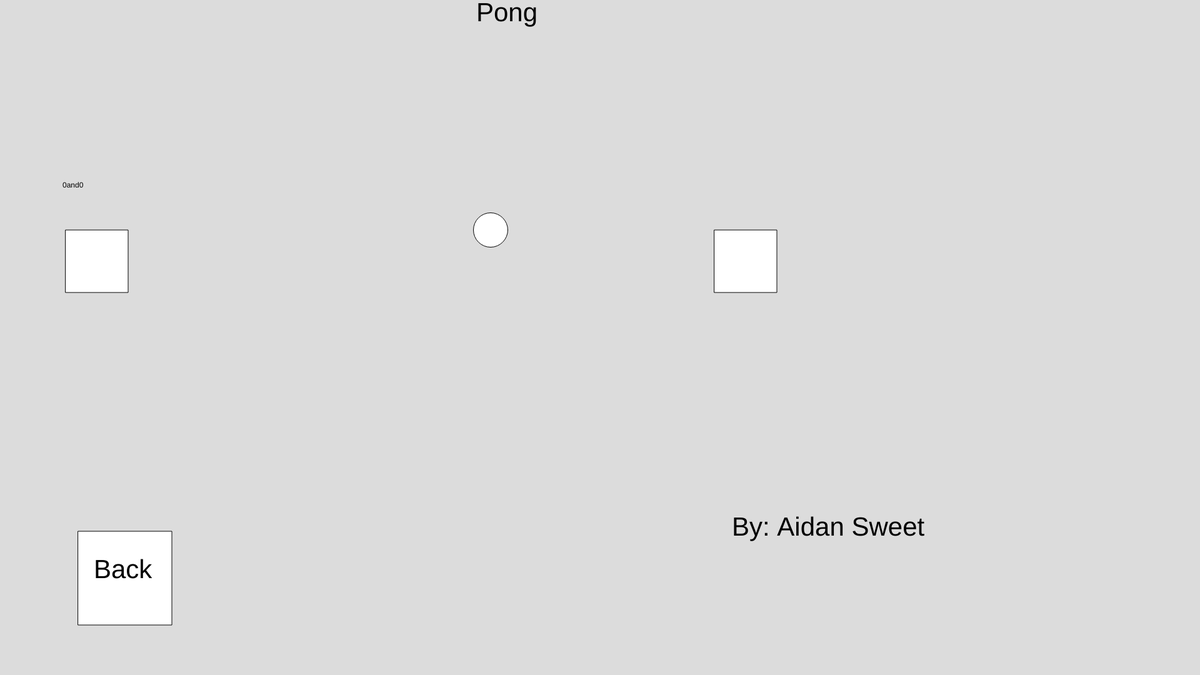
Frame 1 (no input)
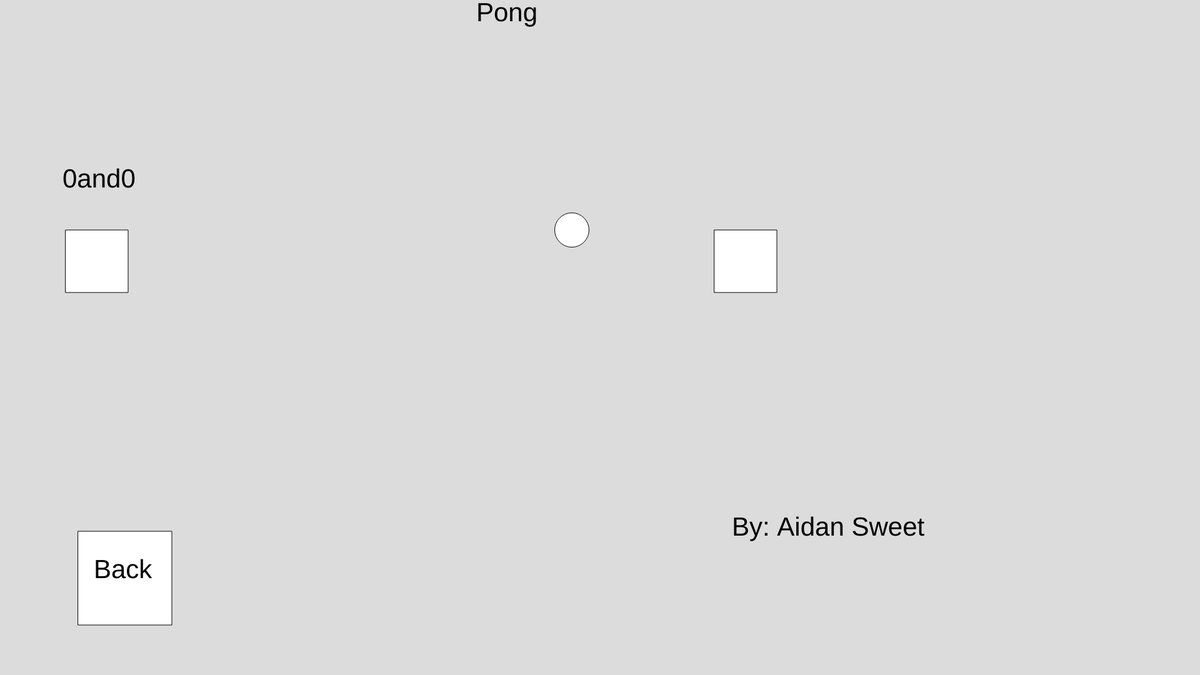
Frame 60 (no input)
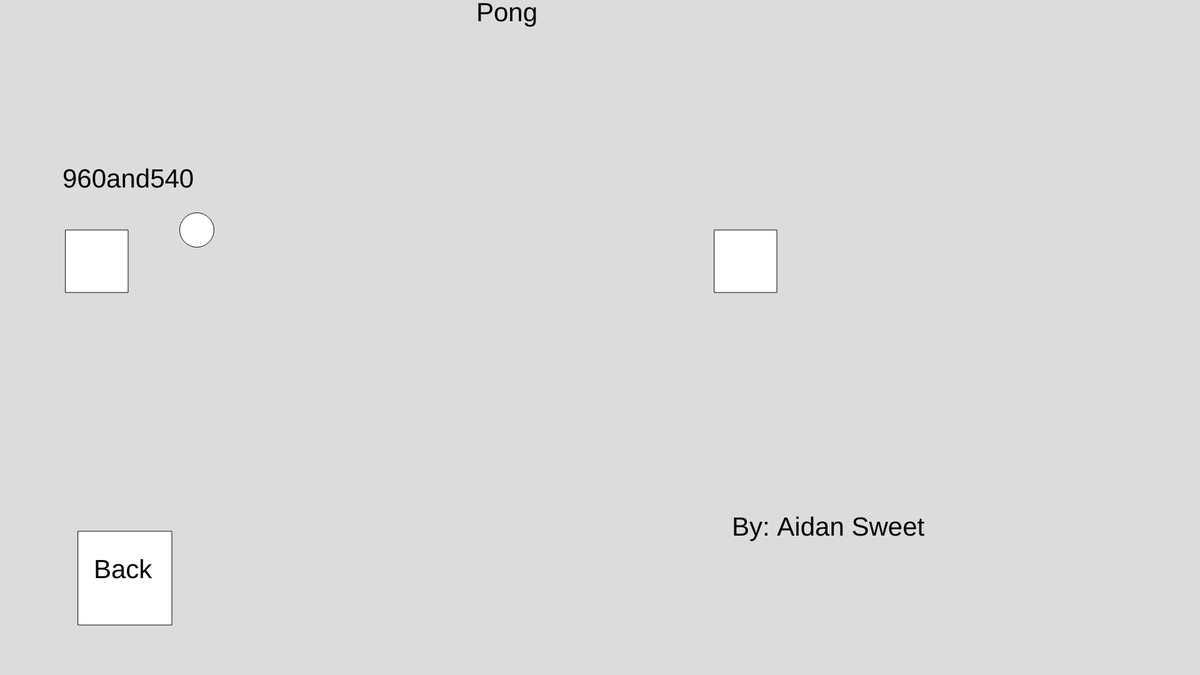
Frame 120 (the mouse pressed at the canvas centre since frame 60)

The p5.js sketch that drew these frames (run headless with seeded random() and noise() and a simulated clock; from frame 60 on, the mouse is pressed at the canvas centre):

// p5.js sketch
// ── sketch.js
var x = 0;
var y = 0;
var circX = 785;
var circY = 368;
var squareX1 = 0;
var squareY1 = 0;
var squareY2 = 368;
var squareX2 = 0;
var speedX = 10;
var speedY = 10;
var buttonX = 0;
var buttonY = 0;


function setup()
{
    createCanvas(1920,1080);
    squareX1 = 105;
    squareX2 = 1143;
    squareY1 = 368;
    buttonX = 125;
    buttonY = 850;
   

    
}
function draw()
{
    background(220);
    circle(circX,circY,55);
    square(squareX1,squareY1,100);
    square(squareX2,squareY2,100);
    square(buttonX,buttonY,150);
    text(x +"and"+ y, 100, 300);
    textSize(42);
    text("Pong", 762, 34);
    text("By: Aidan Sweet", 1171, 857);
    text("Back", 150, 925);
    

    if (circX >= 1143)
    {
        speedX = 10;
        speedX = -speedX;
    }
    else if (circX < 208)
    {
        speedX = 10;
    }
    circX = circX + speedX;

    moveSquare();
}

//if (squareY1 >= 300)
//{
    //speedY = 10;
  //  speedY = -speedY;
//}
//else if (squareY1 < 10)
//{
  //  speedY = 10;
//}
//squareY = squareY + speedY;

function mouseMoved()
{
    x = mouseX;
    y = mouseY;
}

function moveSquare()
{
    if(keyIsPressed)
    {
      
      }
       if(key == 'w')
      {
        squareY1-=5;
      }
      else if(key == 's')
      {
        squareY1+=5;
      }
    }


// ── wall project.html
<html>

<head>

    <script 
    src="../p5/p5.min.js"
    ></script>
    <script src = "sketch.js">
    
    </script>

</head>
</html>
